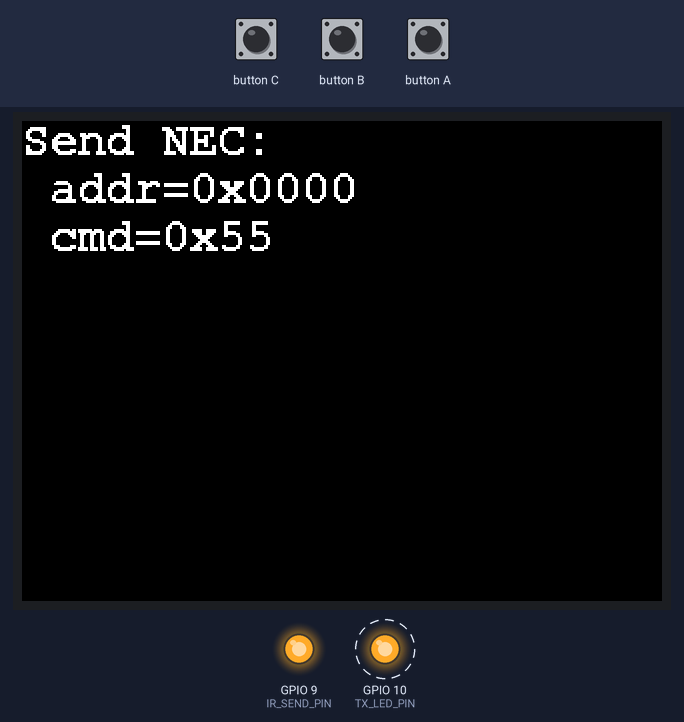
The sketch below on a simulated ESP32-S3. Shown: 320×240 colour display, output pins drawn as LEDs (lit = HIGH). Dashed ring = blinking. What the sketch prints to the serial monitor is not drawn.

Above: at 1.2 s.
At 16.9 s:
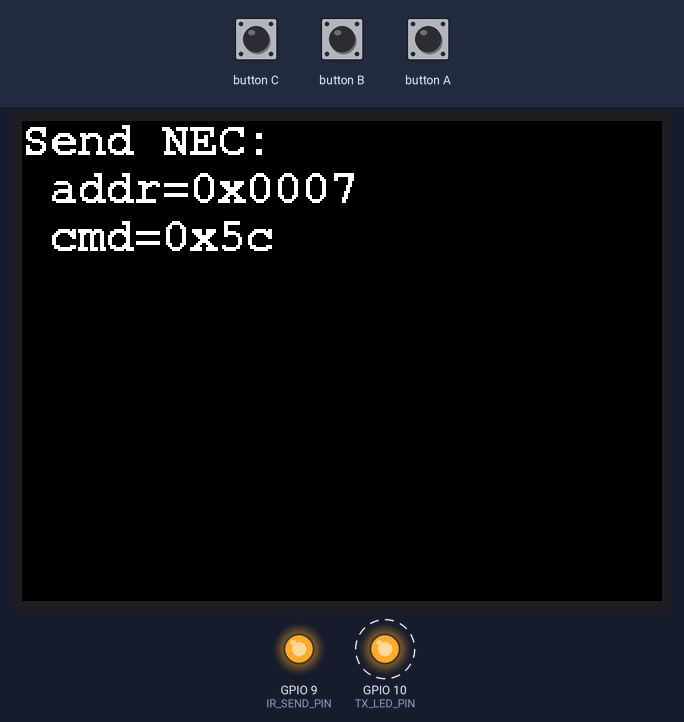
At 25.9 s:
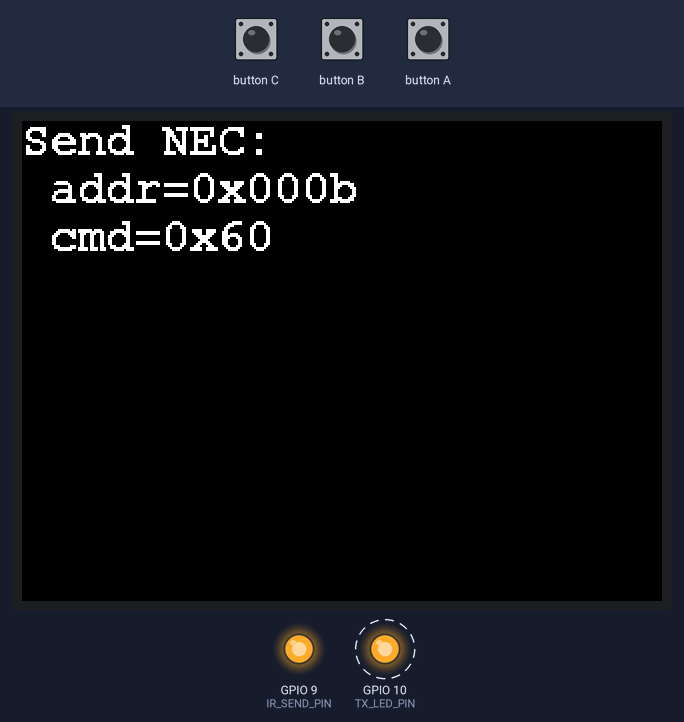
At 34.8 s:
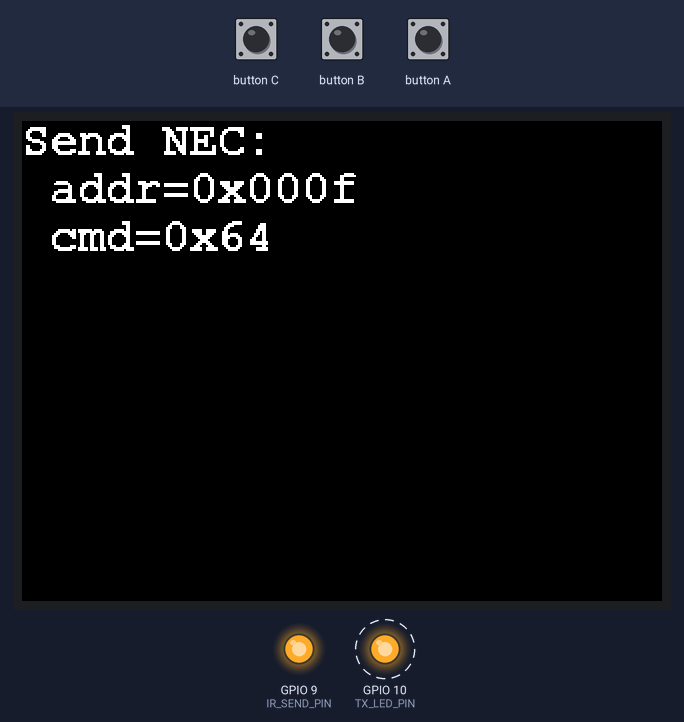
Timing chart, 0 to 40.0 s (numbered marks = the images above):
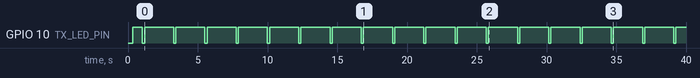

The sketch:

ir_nec.ino
```cpp
#include "M5Unified.h"

#define IR_SEND_PIN 9   // Onboard IR transmitter pin. The IR driver circuit is active-low.
#define TX_LED_PIN  10  // Onboard normal LED pin used as the transmission indicator. It is also active-low.

// Invert the IRremote output polarity for active-low IR hardware.
#define USE_ACTIVE_LOW_OUTPUT_FOR_SEND_PIN
// Disable IRremote's built-in feedback LED code because IO10 is controlled manually below.
#define NO_LED_SEND_FEEDBACK_CODE
#include <IRremote.hpp>

constexpr uint8_t LED_ON  = LOW;
constexpr uint8_t LED_OFF = HIGH;
constexpr uint8_t IR_OFF  = HIGH;

uint16_t address = 0x0000;
uint8_t command = 0x55;
uint8_t repeats = 0;

void setup() {
    M5.begin();
    M5.Lcd.setRotation(1);
    M5.Lcd.setFont(&fonts::FreeMonoBold12pt7b);

    Serial.begin(115200);
    delay(200);

    // Set idle levels before switching the pins to OUTPUT to avoid unwanted flashes.
    digitalWrite(IR_SEND_PIN, IR_OFF);
    pinMode(IR_SEND_PIN, OUTPUT);

    digitalWrite(TX_LED_PIN, LED_OFF);
    pinMode(TX_LED_PIN, OUTPUT);

    // IR_SEND_PIN is fixed by the macro above, so IRremote 4.x must use begin() without parameters.
    IrSender.begin();

    Serial.println("StickC-Plus SE IRremote active-low example");
    Serial.printf("IR Send Pin: %d\n", IR_SEND_PIN);
    Serial.printf("TX LED Pin : %d\n", TX_LED_PIN);

    M5.Lcd.clear();
    M5.Lcd.setCursor(0, 0);
    M5.Lcd.println("IR Ready");
    M5.Lcd.printf("IR : GPIO%d\n", IR_SEND_PIN);
    M5.Lcd.printf("LED: GPIO%d\n", TX_LED_PIN);

    delay(500);
}

void loop() {
    M5.update();

    M5.Lcd.clear();
    M5.Lcd.setCursor(0, 0);
    M5.Lcd.printf("Send NEC:\n addr=0x%04x\n cmd=0x%02x\n", address, command);

    Serial.printf("Send NEC: addr=0x%04X, cmd=0x%02X, repeats=%u\n",
                  address, command, repeats);

    // Turn on the normal LED only while a transmission is in progress.
    digitalWrite(TX_LED_PIN, LED_ON);

    // Send one NEC frame using the current address and command values.
    IrSender.sendNEC(address, command, repeats);

    // Keep the indicator visible briefly after the short IR frame, then turn it off.
    delay(80);
    digitalWrite(TX_LED_PIN, LED_OFF);

    // Force the active-low IR output back to the inactive level after sending.
    digitalWrite(IR_SEND_PIN, IR_OFF);

    address += 0x0001;
    command += 0x01;
    repeats = 0;

    delay(2000);
}
```

Measured:
- by itself, GPIO 10 (TX_LED_PIN): alternates HIGH for 2.1 s and LOW for 0.15 s
- what the display in image 0 shows lasts 2.3 s, from 1.0 s to 3.3 s
